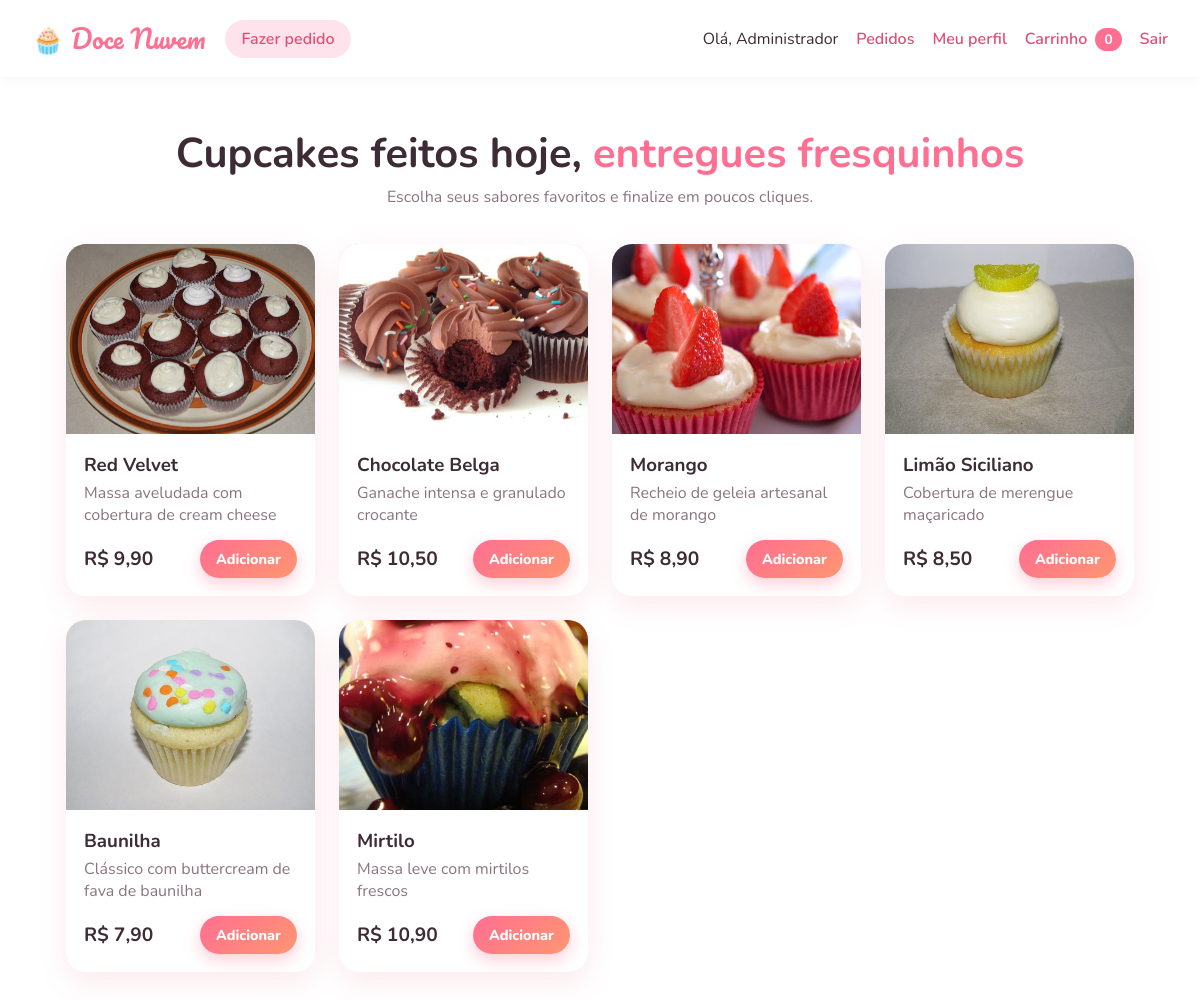
The page / (signed in) on the database its author committed.
### tables this page shows
CREATE TABLE cupcakes (
  id INT AUTO_INCREMENT PRIMARY KEY,
  name VARCHAR(100) NOT NULL,
  description VARCHAR(255) NOT NULL,
  price DECIMAL(8,2) NOT NULL,
  image VARCHAR(100) NOT NULL,
  color VARCHAR(7) NOT NULL
);

### src/helpers.php (called while the page is built, shortened)
<?php
function e($s) { return htmlspecialchars((string)$s, ENT_QUOTES, 'UTF-8'); }
function money($v) { return 'R$ ' . number_format($v, 2, ',', '.'); }
function header_html($title) { require __DIR__ . '/../views/header.php'; }
function footer_html($scripts = []) { require __DIR__ . '/../views/footer.php'; }

### public/index.php (the view, shortened to what this page needs)
<?php
require __DIR__ . '/../src/bootstrap.php';
$cupcakes = $pdo->query('SELECT * FROM cupcakes ORDER BY id')->fetchAll();
header_html('Cardápio');
?>
<section class="hero">
  <h1>Cupcakes feitos hoje, <span>entregues fresquinhos</span></h1>
  <p class="muted">Escolha seus sabores favoritos e finalize em poucos cliques.</p>
</section>
<div class="grid">
  <?php foreach ($cupcakes as $c): ?>
    <article class="card" style="--bg: <?= e($c['color']) ?>">
      <img class="card-img" src="img/cupcakes/<?= e($c['image']) ?>" alt="Cupcake de <?= e($c['name']) ?>" loading="lazy">
      <div class="card-body">
        <h3><?= e($c['name']) ?></h3>
        <p class="muted"><?= e($c['description']) ?></p>
        <div class="card-foot">
          <strong><?= money($c['price']) ?></strong>
          <button class="btn small add-cart" data-id="<?= $c['id'] ?>">Adicionar</button>
        </div>
      </div>
    </article>
  <?php endforeach; ?>
</div>
<?php footer_html(['catalog']);

### views/header.php (shortened to what this page needs)
<!doctype html>
<html lang="pt-BR">
<head>
  <link rel="stylesheet" href="css/style.css">
</head>
<body>
<header class="topbar">
  <div class="brand">
    <a href="index.php" class="logo">🧁 Doce Nuvem</a>
    <?php if (!empty($_SESSION['user'])): ?><a href="index.php" class="order-link">Fazer pedido</a><?php endif; ?>
  </div>
  <?php if (!empty($_SESSION['user'])): ?>
    <nav>
      <span>Olá, <?= e($_SESSION['user']['name']) ?></span>
      <?php if (!empty($_SESSION['user']['is_admin'])): ?><a href="admin.php">Pedidos</a><?php endif; ?>
      <a href="profile.php">Meu perfil</a>
      <a href="checkout.php" class="cart-link">Carrinho <b id="cart-count">0</b></a>
      <a href="logout.php">Sair</a>
    </nav>
  <?php endif; ?>
</header>
<main>

### views/footer.php (shortened to what this page needs)
</main>
</body>
</html>

### public/css/style.css (style rules this page uses)
:root { --pink: #ff6f91; --pink-dark: #e04f74; --cream: #fff8f3; --ink: #3d2c35; --muted: #8a7480; --card: #fff; --radius: 20px; --shadow: 0 10px 30px rgba(224, 79, 116, .12); }
* { box-sizing: border-box; }
body { margin: 0; font-family: 'Nunito', sans-serif; color: var(--ink); background: var(--cream) radial-gradient(circle at 10% 0%, #ffe3ec 0, transparent 40%), radial-gradient(circle at 90% 100%, #ffeedd 0, transparent 40%); background-attachment: fixed; min-height: 100vh; }
a { color: var(--pink-dark); font-weight: 600; }
main { max-width: 1100px; margin: 0 auto; padding: 24px 16px 60px; }
.muted { color: var(--muted); margin: 4px 0; }
.topbar { display: flex; justify-content: space-between; align-items: center; flex-wrap: wrap; gap: 12px; padding: 16px 32px; background: rgba(255,255,255,.75); backdrop-filter: blur(8px); position: sticky; top: 0; z-index: 10; box-shadow: 0 2px 12px rgba(0,0,0,.04); }
.logo { font-family: 'Pacifico', cursive; font-size: 1.6rem; color: var(--pink); text-decoration: none; font-weight: 400; }
.brand { display: flex; align-items: center; gap: 20px; }
.order-link { text-decoration: none; background: #ffe3ec; padding: 8px 16px; border-radius: 99px; }
.topbar nav { display: flex; gap: 18px; align-items: center; }
.topbar nav a { text-decoration: none; }
.cart-link b { background: var(--pink); color: #fff; border-radius: 99px; padding: 2px 9px; margin-left: 4px; font-size: .85rem; }
.btn { display: inline-block; border: 0; cursor: pointer; text-decoration: none; text-align: center; background: linear-gradient(135deg, var(--pink), #ff9671); color: #fff; font: 800 1rem 'Nunito', sans-serif; padding: 14px 24px; border-radius: 99px; box-shadow: 0 6px 16px rgba(255,111,145,.35); transition: transform .15s, box-shadow .15s; }
.btn.small { padding: 9px 16px; font-size: .9rem; }
.hero { text-align: center; padding: 24px 0 32px; }
.hero h1 { font-size: clamp(1.8rem, 4vw, 2.6rem); margin: 0; }
.hero h1 span { color: var(--pink); }
.grid { display: grid; grid-template-columns: repeat(auto-fill, minmax(240px, 1fr)); gap: 24px; }
.card { background: var(--card); border-radius: var(--radius); overflow: hidden; box-shadow: var(--shadow); transition: transform .2s; }
.card-img { display: block; width: 100%; height: 190px; object-fit: cover; background: var(--bg); }
.card-body { padding: 18px; }
.card-body h3 { margin: 0; }
.card-foot { display: flex; justify-content: space-between; align-items: center; margin-top: 14px; }
.card-foot strong { font-size: 1.2rem; }

### rows shown on the page
cupcakes: image (picture), name "Red Velvet", description "Massa aveludada com cobertura de cream cheese", price "R$ 9,90"
cupcakes: image (picture), name "Chocolate Belga", description "Ganache intensa e granulado crocante", price "R$ 10,50"
cupcakes: image (picture), name "Morango", description "Recheio de geleia artesanal de morango", price "R$ 8,90"
cupcakes: image (picture), name "Limão Siciliano", description "Cobertura de merengue maçaricado", price "R$ 8,50"
cupcakes: image (picture), name "Baunilha", description "Clássico com buttercream de fava de baunilha", price "R$ 7,90"
cupcakes: image (picture), name "Mirtilo", description "Massa leve com mirtilos frescos", price "R$ 10,90"

### other values the page prints
$_SESSION['user']['name'] "Administrador"
